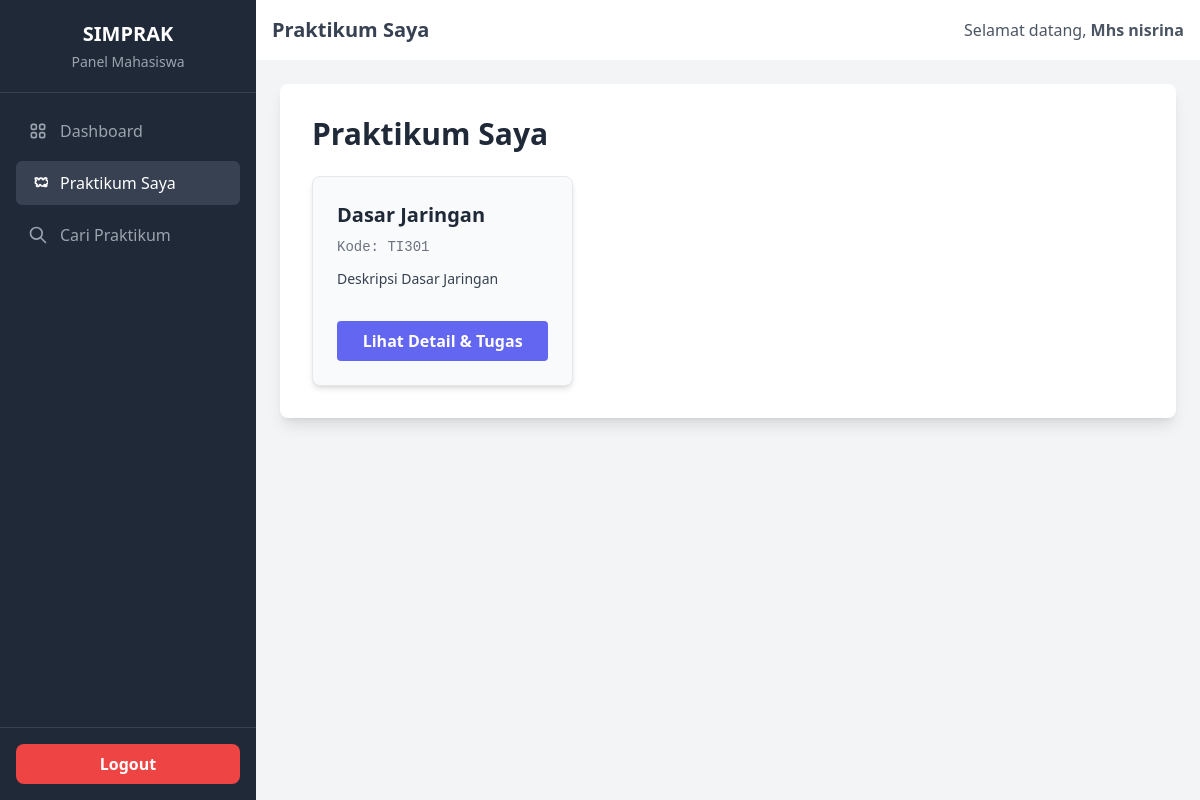
The app's page /mahasiswa/my_praktikum.php (signed in) with its own data.
### tables this page shows
CREATE TABLE `mata_prak` (
  `id` int(11) NOT NULL,
  `nama_prak` varchar(100) NOT NULL,
  `kode_prak` varchar(10) NOT NULL,
  `deskripsi` varchar(255) DEFAULT NULL,
  `is_active` tinyint(1) NOT NULL DEFAULT 1,
  `created_at` timestamp NOT NULL DEFAULT current_timestamp()
);

### mahasiswa/my_praktikum.php (the view, shortened to what this page needs)
<?php
require_once '../includes/config.php';
$loggedInUserId = $_SESSION['user_id'];
$praktikum_terdaftar = [];
$sql = "SELECT
            mp.id,
            mp.nama_prak,
            mp.kode_prak,
            mp.deskripsi
        FROM
            mata_prak AS mp
        JOIN
            daftar_prak AS dp ON mp.id = dp.mata_prak_id
        WHERE
            dp.user_id = ? AND mp.is_active = TRUE
        ORDER BY
            mp.nama_prak ASC";
$stmt = $conn->prepare($sql);
$stmt->bind_param("i", $loggedInUserId);
$stmt->execute();
$result = $stmt->get_result();
while ($row = $result->fetch_assoc()) {
    $praktikum_terdaftar[] = $row;
}
require_once 'templates/header_mahasiswa.php';
?>
<div class="bg-white p-8 rounded-lg shadow-lg w-full">
    <h2 class="text-3xl font-bold text-gray-800 mb-6">Praktikum Saya</h2>
    <?php if (empty($praktikum_terdaftar)): ?>
        <div class="text-center border-2 border-dashed border-gray-300 rounded-lg p-12">
            <svg class="mx-auto h-12 w-12 text-gray-400" fill="none" viewBox="0 0 24 24" stroke="currentColor" aria-hidden="true">
                <path vector-effect="non-scaling-stroke" stroke-linecap="round" stroke-linejoin="round" stroke-width="2" d="M9 13h6m-3-3v6m-9 1V7a2 2 0 012-2h4l2 2h4a2 2 0 012 2v8a2 2 0 01-2 2H5a2 2 0 01-2-2z" />
            </svg>
            <h3 class="mt-2 text-sm font-medium text-gray-900">Belum Ada Praktikum</h3>
            <p class="mt-1 text-sm text-gray-500">Anda belum terdaftar di praktikum manapun.</p>
            <div class="mt-6">
                <a href="cari_praktikum.php" class="inline-flex items-center px-4 py-2 border border-transparent shadow-sm text-sm font-medium rounded-md text-white bg-blue-600 hover:bg-blue-700 focus:outline-none focus:ring-2 focus:ring-offset-2 focus:ring-blue-500">
                    Cari Praktikum Sekarang
                </a>
            </div>
        </div>
    <?php else: ?>
        <div class="grid grid-cols-1 md:grid-cols-2 lg:grid-cols-3 gap-6">
            <?php foreach ($praktikum_terdaftar as $praktikum): ?>
                <div class="bg-gray-50 p-6 rounded-lg shadow-md border border-gray-200 flex flex-col justify-between">
                    <div>
                        <h3 class="text-xl font-semibold text-gray-800 mb-2"><?php echo htmlspecialchars($praktikum['nama_prak']); ?></h3>
                        <?php if (!empty($praktikum['kode_prak'])): ?>
                            <p class="text-sm text-gray-500 mb-3 font-mono">Kode: <?php echo htmlspecialchars($praktikum['kode_prak']); ?></p>
                        <?php endif; ?>
                        <p class="text-gray-700 text-sm mb-4">
                            <?php
                                $deskripsi_singkat = substr($praktikum['deskripsi'], 0, 100);
                                echo htmlspecialchars($deskripsi_singkat);
                            ?>
                        </p>
                    </div>
                    <div class="mt-4">
                        <a href="detail_praktikum.php?id=<?php echo $praktikum['id']; ?>" class="bg-indigo-500 hover:bg-indigo-600 text-white font-bold py-2 px-4 rounded w-full text-center block transition duration-300 ease-in-out">
                            Lihat Detail & Tugas
                        </a>
                    </div>
                </div>
            <?php endforeach; ?>
        </div>
    <?php endif; ?>
</div>
<?php
require_once 'templates/footer_mahasiswa.php';
?>

### records on screen
mata_prak: nama_prak "Dasar Jaringan", kode_prak "TI301", deskripsi "Deskripsi Dasar Jaringan"

### other values on screen
$pageTitle "Praktikum Saya"
$userName "Mhs nisrina"
